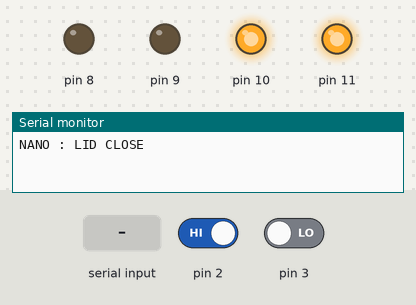
The sketch below on a simulated Arduino Nano, built with avr-gcc and run on an emulated ATmega328P. Shown: output pins drawn as LEDs (lit = HIGH), the last lines printed to the serial monitor. Inputs (shaded band) come from the test bench; at power-on: pin 2 HIGH, pin 3 LOW.

Above: at 1.2 s.
1.3 s: "PC : OPEN\n" received over Serial
At 2.8 s:
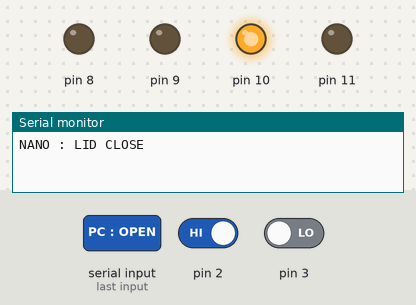
4.3 s: pin 2 driven LOW
At 4.6 s:
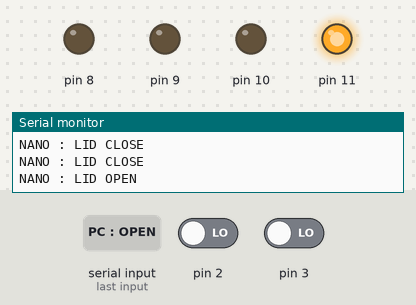
5.8 s: "PC : RUN\n" received over Serial
At 6.2 s:
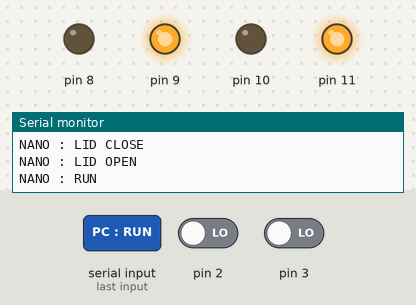
7.8 s: "PC : OPEN\n" received over Serial
At 10.5 s:
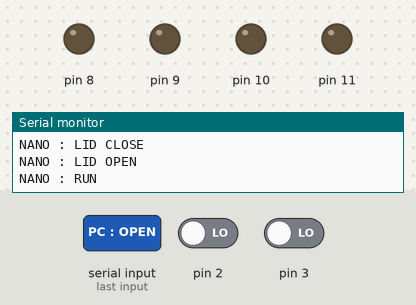
10.8 s: pin 2 driven HIGH
At 12.2 s:
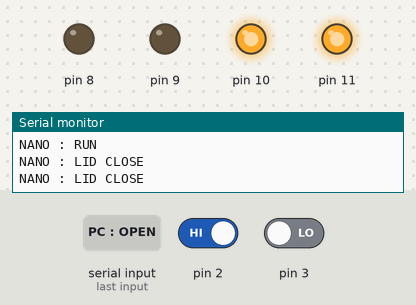
12.5 s: "PC : STOP\n" received over Serial
At 12.9 s:
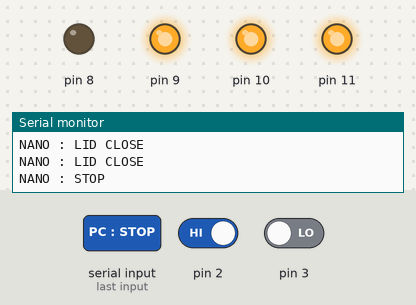
Timing chart, 0 to 15.5 s (numbered marks = the images above; inputs shaded):
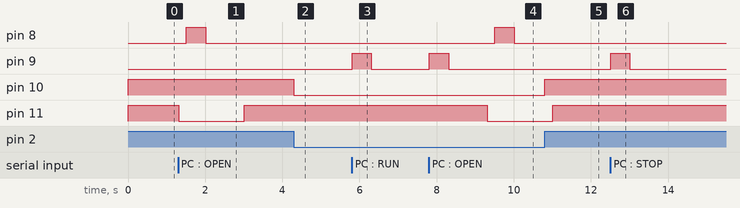

The sketch:

nano.ino
```cpp
bool status_open = true;
bool status_run = false;
bool status_finish = false;

void setup() {
  Serial.begin(9600);
  pinMode(8, OUTPUT);
  pinMode(9, OUTPUT);
  pinMode(10, OUTPUT);
  pinMode(11, OUTPUT);
  pinMode(2, INPUT);
  pinMode(3, INPUT);
  attachInterrupt(digitalPinToInterrupt(2), interuptFunc2, CHANGE);
  attachInterrupt(digitalPinToInterrupt(3), interuptFunc3, RISING);
  digitalWrite(10, digitalRead(2));
  digitalWrite(11, HIGH);

}

void loop() {
  if (digitalRead(2) == LOW && status_open == false) {
    if (status_run) {
      digitalWrite(9, HIGH);
      delay(500);
      digitalWrite(9, LOW);
      Serial.println("NANO : ALERT! THE LID OPEN WHILE PROCESS.");
      status_run = false;
    }
    status_open = true;
    Serial.println("NANO : LID OPEN");
    delay(500);
  }
  if (digitalRead(2) == HIGH && status_open == true) {
    status_open = false;
    Serial.println("NANO : LID CLOSE");
    delay(500);
  }

  if(status_finish == true){
    delay(100);
    status_finish = false;
  }

  if (Serial.available() > 0) {
    String command = Serial.readStringUntil('\n');
    if (command.length() > 0) {
      if (command == "PC : STATUS") {
        if (digitalRead(2) == LOW) {
          Serial.println("NANO : LID OPEN");
        } else {
          Serial.println("NANO : LID CLOSE");
        }
      }
      if (command == "PC : OPEN") {
        if (status_run) {
          digitalWrite(9, HIGH);
          delay(500);
          digitalWrite(9, LOW);
          delay(1000);
          status_run = false;
        }
        digitalWrite(11, LOW);
        delay(200);
        digitalWrite(8, HIGH);
        delay(500);
        digitalWrite(8, LOW);
        delay(1000);
        digitalWrite(11, HIGH);
        if (digitalRead(2) == HIGH) {
          Serial.println("NANO : LID CLOSE");
        } else {
          Serial.println("NANO : LID OPEN");
        }
      }
      if (command == "PC : RUN") {
        Serial.println("NANO : RUN");
        digitalWrite(9, HIGH);
        delay(500);
        digitalWrite(9, LOW);
        status_run = true;
      }
      if (command == "PC : STOP") {
        Serial.println("NANO : STOP");
        digitalWrite(9, HIGH);
        delay(500);
        digitalWrite(9, LOW);
        status_run = false;
      }
    }
  }

  // // Send "Red" or "Green" based on some condition
  // // For demonstration, we'll send "Red" every 2 seconds, then "Green"
  // static bool toggle = true;
  // if (digitalRead(2) == HIGH) {
  //   Serial.println("NANO BT2 : ON 2");
  // }
  // if (digitalRead(3) == HIGH) {
  //   Serial.println("NANO BT2 : ON 3");
  // }
  // if (toggle) {
  //   Serial.println("NANO : Red");
  //   digitalWrite(8, HIGH);
  // } else {
  //   Serial.println("NANO : Green");
  //   digitalWrite(8, LOW);
  // }
  // toggle = !toggle;
  // delay(2000);  // Change color every 2 seconds
}

void interuptFunc2() {
  digitalWrite(10, digitalRead(2));
  // if (digitalRead(2) == HIGH) {
  //   Serial.println("NANO BT2 INT : ON 2");
  //   digitalWrite(9, HIGH);
  //   delay(1000);
  //   digitalWrite(9, LOW);
  // }
}
void interuptFunc3() {
  if(status_finish == false && status_run == true){
    Serial.println("NANO : FINISH");
    status_finish = true;
  }
}
```

Measured:
- after the input at 1.3 s, pin 8: LOW → HIGH after 0.21 s, → LOW 0.50 s later; pin 11: HIGH → LOW at once, → HIGH 1.7 s later
- after the input at 4.3 s, pin 10: HIGH → LOW at once
- after the input at 5.8 s, pin 9: LOW → HIGH at once, → LOW 0.50 s later
- after the input at 7.8 s, pin 8: LOW → HIGH after 1.7 s, → LOW 0.50 s later; pin 9: LOW → HIGH at once, → LOW 0.50 s later; pin 11: HIGH → LOW after 1.5 s
- after the input at 10.8 s, pin 10: LOW → HIGH at once
- after the input at 12.5 s, pin 9: LOW → HIGH at once, → LOW 0.50 s later
